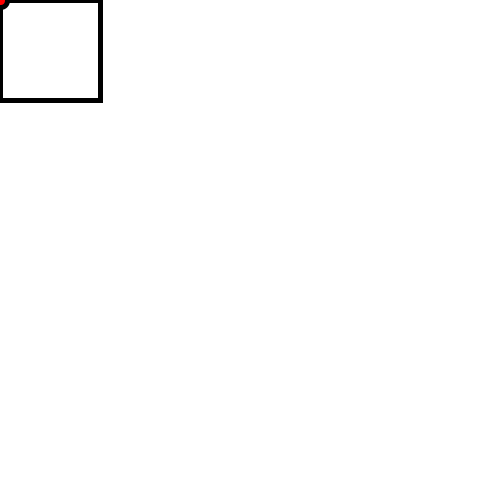
Frame 1 (no input)
Frame 60 (the mouse pressed at the canvas centre just before this capture): identical to frame 1, image omitted
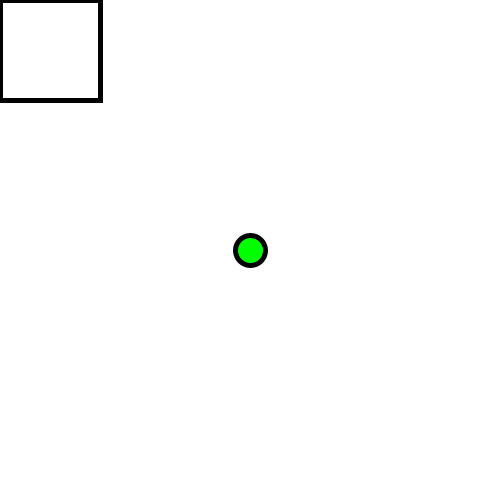
Frame 120 (the mouse held since frame 60 and released just before this capture)

The Processing sketch that drew these frames (run headless with seeded random() and noise(); from frame 60 on, the mouse is pressed at the canvas centre):

// Processing sketch: processing_89725
// ── processing_89725.pde

ArrayList<Float> a = new ArrayList<Float>();
boolean tf, tft;
float f;
float c = 0;
ArrayList <Quad> green = new ArrayList <Quad>();
boolean started;
void setup(){
  background(255);
 size(500, 500);
smooth(); 
strokeWeight(5);
c=0;
  
}
void draw(){
if(keyPressed) {
started = true;
}

  background(255);
  if(started) {
  c = (abs('a'-key)*5);
  }
  else {
  c = 0;
  }

  tf = mouseX<100 && mouseY < 100;
  tft = tf == false;
  
fill(255);
  
  rect(0,0,100,100);
  
  fill(255,0,0);
  if(tf) {
  ellipse (mouseX,mouseY,15,15);
  }
  
  float mx = map (mouseX,0,100,0,width);
  float my = map (mouseY,0,100,0,height);
  float pmx = map (pmouseX,0,100,0,width);
  float pmy = map (pmouseY,0,100,0,height);
  if(mousePressed && tf) {
    a.add(c);
    green.add(new Quad(mx, my, pmx, pmy));
  }
  if(mousePressed && (tft)){
    a.add(c);
    green.add(new Quad(mouseX, mouseY, pmouseX, pmouseY));
  }
  for(int i =1; i < green.size(); i++) {
    stroke(a.get(i));
    line(green.get(i).x, green.get(i).y, green.get(i).x2, green.get(i).y2);
  }
  stroke(c);
  
  
  fill(0,255,0);
  stroke(c);
  
  if(tft) {
    ellipse(mouseX, mouseY, 30, 30);
  }
  else {
  ellipse(mx,my,30,30);
  }
  fill(255);
  stroke(0);
  rect(0,0,100,100);
  stroke(c);
  fill(255,0,0);
  if(tf) {
  ellipse (mouseX,mouseY,15,15);
  }
  if(keyPressed && (key == 'c')) {
    for(int i =0; i < green.size(); i++) {
      green.remove(i);
      a.remove(i);
    }
  }

}
                
            class Quad {
float x, y, x2, y2;
Quad(float xv, float yv, float x2v, float y2v) {
x=xv;
y=yv;
x2=x2v;
y2=y2v;
}
}
